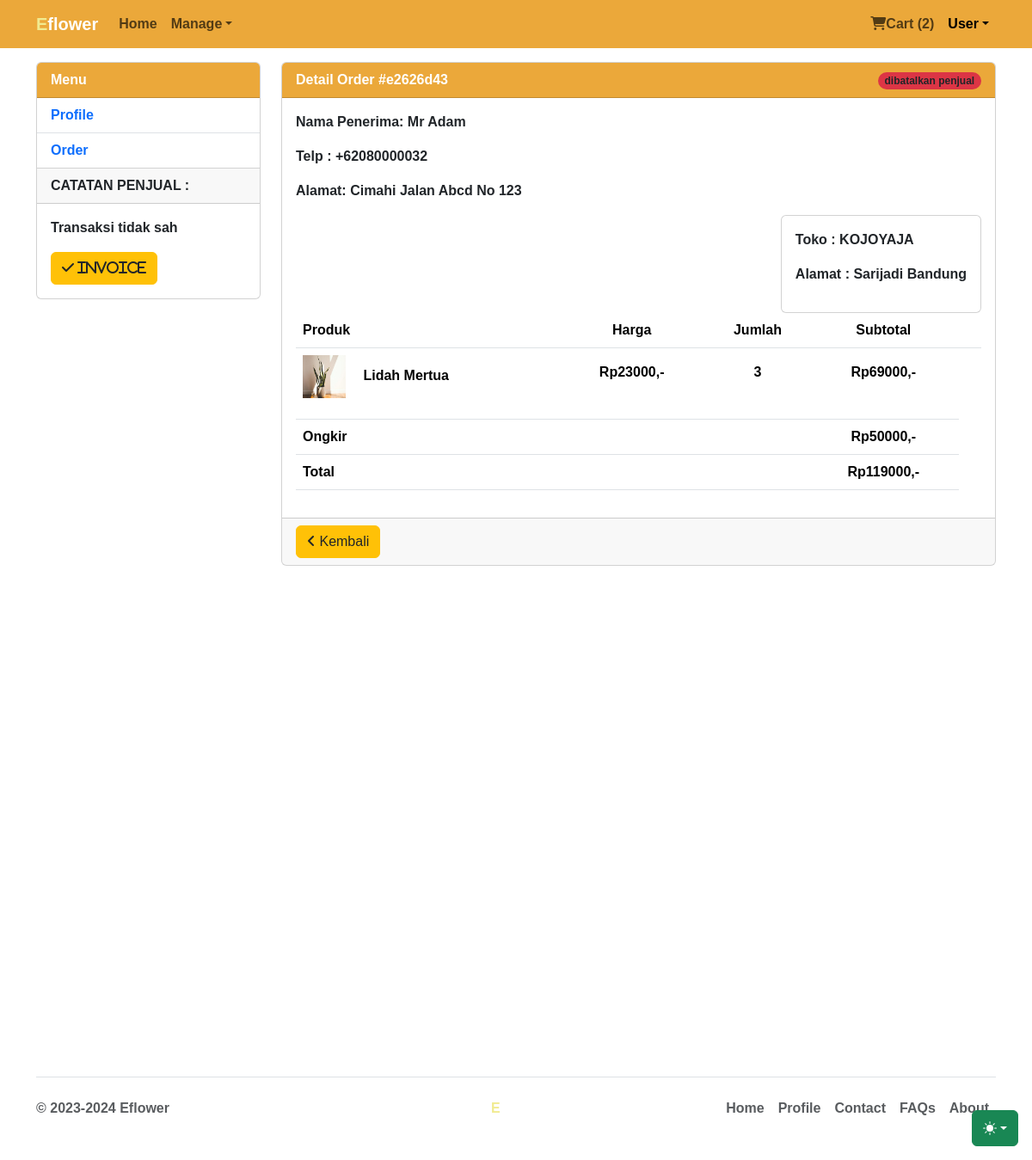
/orders-detail.php?order=e2626d43 (signed in), run on the app's committed database.
### tables this page shows
CREATE TABLE `konfirmasi` (
  `idkonfirmasi` char(8) NOT NULL,
  `orderid` char(8) NOT NULL,
  `id_user` char(8) NOT NULL,
  `payment` varchar(50) NOT NULL,
  `namarekening` varchar(25) NOT NULL,
  `tglbayar` date NOT NULL,
  `tglsubmit` timestamp NOT NULL DEFAULT current_timestamp(),
  `id_produk` char(8) DEFAULT NULL,
  `bukti` varchar(255) DEFAULT NULL,
  `catatan` varchar(500) DEFAULT NULL,
  `id_pemilik_produk` char(8) DEFAULT NULL,
  `total_bayar` decimal(10,0) DEFAULT NULL,
  `total_tagihan` decimal(10,0) DEFAULT NULL,
  `no_rek_pembayar` char(50) DEFAULT NULL,
  `catatan_penjual` varchar(500) DEFAULT NULL
);

CREATE TABLE `pembayaran` (
  `no_pembayaran` char(8) NOT NULL,
  `id_user_toko` char(8) NOT NULL,
  `id_user` char(8) NOT NULL,
  `norek` varchar(25) NOT NULL,
  `total_tagihan` decimal(10,0) DEFAULT NULL,
  `an` varchar(20) NOT NULL,
  `time_info` timestamp NOT NULL DEFAULT curdate(),
  `time_exp` char(50) DEFAULT NULL,
  `ongkir` decimal(10,0) DEFAULT NULL,
  `nama_pembeli` varchar(255) DEFAULT NULL,
  `nmr_telp_pembeli` char(14) DEFAULT NULL,
  `alamat_pembeli` varchar(500) DEFAULT NULL
);

CREATE TABLE `cart` (
  `idcart` int(255) NOT NULL,
  `orderid` varchar(100) NOT NULL,
  `id_user` char(8) NOT NULL,
  `tglorder` timestamp NOT NULL DEFAULT current_timestamp(),
  `status` varchar(50) NOT NULL DEFAULT 'Cart'
);

CREATE TABLE `users` (
  `id_user` char(8) NOT NULL,
  `nama_user` varchar(255) DEFAULT NULL,
  `password` varchar(32) DEFAULT NULL,
  `role` enum('admin','user') DEFAULT NULL,
  `user_mail` varchar(255) DEFAULT NULL,
  `foto` varchar(255) DEFAULT NULL,
  `no_telp` char(13) DEFAULT NULL,
  `nama_lengkap` varchar(255) DEFAULT NULL,
  `alamat` longtext DEFAULT NULL,
  `no_rek` char(20) DEFAULT NULL,
  `kota` varchar(255) DEFAULT NULL,
  `status_user` enum('aktif','nonaktif') DEFAULT NULL
);

CREATE TABLE `produk` (
  `id_produk` char(8) NOT NULL,
  `nama_produk` varchar(255) NOT NULL,
  `id_pemilik` char(8) DEFAULT NULL,
  `kategori` char(50) NOT NULL,
  `deskripsi` longtext NOT NULL,
  `harga` decimal(10,0) NOT NULL,
  `gambar` varchar(255) NOT NULL,
  `rate` int(5) NOT NULL,
  `tgl_buat` timestamp NOT NULL DEFAULT current_timestamp(),
  `qty` int(11) DEFAULT NULL,
  `slug` varchar(255) DEFAULT NULL,
  `status` enum('aktif','nonaktif') DEFAULT NULL,
  `di_edit` timestamp NOT NULL DEFAULT current_timestamp()
);

CREATE TABLE `detailorder` (
  `detailid` char(11) NOT NULL,
  `orderid` varchar(100) NOT NULL,
  `id_produk` char(8) NOT NULL,
  `qty` int(11) NOT NULL
);

### functions/cart-num.php (called while the page is built, shortened)
<?php
$sesi_id_for_cart = $_SESSION['id'];
$cart = "SELECT * FROM cart
JOIN detailorder ON cart.orderid = detailorder.orderid
JOIN produk ON detailorder.id_produk = produk.id_produk WHERE cart.status = 'Cart' AND cart.id_user = '$sesi_id_for_cart'";
$query_conn = mysqli_query($connection, $cart);
$jml_array = mysqli_num_rows($query_conn);
?>

### orders-detail.php (the view, shortened to what this page needs)
<?php
include 'functions/data-connect.php';
$order_id = $_GET['order'];
$query = mysqli_query($connection, "SELECT * FROM pembayaran JOIN users ON pembayaran.id_user = users.id_user
JOIN detailorder ON pembayaran.no_pembayaran = detailorder.orderid
JOIN produk ON detailorder.id_produk = produk.id_produk WHERE pembayaran.no_pembayaran = '$order_id'
");
$query_stat = mysqli_query($connection, "SELECT * FROM cart JOIN detailorder ON cart.orderid = detailorder.orderid WHERE cart.orderid = '$order_id'");
$status = mysqli_fetch_array($query_stat);
$data = mysqli_fetch_array($query);
$id_pemilik = $data['id_pemilik'];
$quer_pemilik = mysqli_query($connection, "SELECT * FROM users WHERE id_user = '$id_pemilik'");
$array_pemilik = mysqli_fetch_array($quer_pemilik);
?>
<!DOCTYPE html>
<html lang="en" data-bs-theme="auto">
	<head>
		<link
			rel="stylesheet"
			href="https://cdn.jsdelivr.net/npm/@docsearch/css@3" />
		<link
			href="assets/libs/bootstrap/css/bootstrap.min.css"
			rel="stylesheet" />
		<link rel="stylesheet" href="assets/libs/fontawesome/css/all.min.css" />
		<link rel="stylesheet" href="assets/css-native/app.css" />
	</head>
	<body>
		<div
			class="dropdown position-fixed bottom-0 end-0 mb-3 me-3 bd-mode-toggle">
			<button
				class="btn btn-success py-2 dropdown-toggle d-flex align-items-center"
				id="bd-theme"
				type="button"
				aria-expanded="false"
				data-bs-toggle="dropdown"
				aria-label="Toggle theme (auto)">
				<svg class="bi my-1 theme-icon-active" width="1em" height="1em">
					<use href="#circle-half"></use>
				</svg>
			</button>
		</div>
		<nav class="navbar navbar-expand-md fixed-top bg-leaf">
			<div class="container-fluid container">
				<a class="navbar-brand text-leaf fw-bolder" href="#"
					>E<span class="text-white">flower</span></a
				>
				<div class="collapse navbar-collapse" id="navbarCollapse">
					<ul class="navbar-nav me-auto mb-2 mb-md-0">
						<li class="nav-item">
							<a class="nav-link" aria-current="page" href=".">Home</a>
						</li>
						<li class="nav-item dropdown">
							<a
								href="#"
								class="nav-link dropdown-toggle"
								id="dropdown-1"
								data-bs-toggle="dropdown"
								aria-haspopup="true"
								aria-expanded="false"
								>Manage</a
							>
						</li>
					</ul>
					<ul class="navbar-nav">
						<?php
						include 'functions/cart-num.php'; ?>
						<li class="nav-item">
							<a href="cart.php" class="nav-link"
								><i class="fas fa-shopping-cart"></i>Cart (<span><?= $jml_array; ?></span>)</a
							>
						</li>
						<li class="nav-item dropdown">
							<a
								href="#"
								class="nav-link dropdown-toggle active"
								id="dropdown-2"
								data-bs-toggle="dropdown"
								aria-haspopup="true"
								aria-expanded="false"
								>User</a
							>
						</li>
					</ul>
				</div>
			</div>
		</nav>
		<?php
		$get_catatan = mysqli_query($connection, "SELECT * FROM konfirmasi WHERE orderid = '$order_id'");
		$set_data = mysqli_fetch_array($get_catatan);
		$kwitansi_query = mysqli_query($connection, "SELECT * FROM kwitansi WHERE id_order = '$order_id'");
		$row_invoice = mysqli_num_rows($kwitansi_query);
		?>
		<main role="main" class="container">
			<div class="row">
				<div class="col-md-3">
					<div class="card mb-3">
						<div class="card-header bg-leaf">Menu</div>
						<div class="list-group list-group-flush">
							<li class="list-group-item">
								<a href="profile.php" class="non-deco">Profile</a>
							</li>
							<li class="list-group-item">
								<a href="orders.php" class="non-deco active">Order</a>
							</li>
						</div>
						<div class="card-header">
							CATATAN PENJUAL :
						</div>
						<div class="card-body">
							<?php if(!empty($set_data['catatan_penjual'])) { ?>
								<p><?= $set_data['catatan_penjual']; ?></p>
							<?php } ?>
							<?php if($row_invoice > 0 ){ ?>
								<form action="invoice.php" method="post">
									<button type="submit" class="btn btn-warning text-dark"><i class="fas fa-check"> INVOICE</i></button>
								</form>
							<?php } ?>
						</div>
					</div>
				</div>
				<div class="col-md-9">
					<div class="card">
						<div class="card-header bg-leaf">Detail Order #<?= $data['no_pembayaran']; ?>
                            <div class="float-end">
                                <span class="badge <?php
											if($status['status'] == 'menunggu pembayaran'){
												echo 'bg-warning';
											}else if($status['status'] == 'menunggu konfirmasi'){
												echo 'bg-secondary';
											}else if($status['status'] == 'dikonfirmasi'){
												echo 'bg-primary';
											}else if($status['status'] == 'dalam pengiriman'){
												echo 'bg-info';
											}else if($status['status'] == 'selesai'){
												echo 'bg-success';
											}else if($status['status'] == 'dibatalkan' || $status['status'] == 'dibatalkan penjual' || $status['status'] == 'dibatalkan admin'){
												echo 'bg-danger';
											}else{
												echo 'bg-light';
											}
											 ?> text-dark badge-pill rounded-pill"><?= $status['status']; ?></span>
                            </div>
                        </div>
						<div class="card-body">
                            <p>Nama Penerima: <?= $data['nama_pembeli']; ?></p>
                            <p>Telp : +62<?= $data['nmr_telp_pembeli']; ?></p>
                            <p>Alamat: <?= $data['alamat_pembeli']; ?></p>
							<div class="float-end card-body card">
								<p>Toko : <span><?= $array_pemilik['nama_user']; ?></span></p>
								<p>Alamat : <span><?= $array_pemilik['alamat']; ?></span></p>
							</div>
                            <table class="table">
								<thead>
									<tr>
										<th scope="col">Produk</th>
										<th scope="col" class="text-center">Harga</th>
										<th scope="col" class="text-center">Jumlah</th>
										<th scope="col" class="text-center">Subtotal</th>
										<th scope="col"></th>
									</tr>
								</thead>
								<tbody>
									<tr>
										<td scope="row">
											<p>
											<img src="<?php
                                                    if(!empty($data['gambar'])){
                                                        echo $data['gambar'];
                                                    }else{
                                                        echo 'https://placehold.co/50x50';
                                                    }?>
                                                    " alt="" width="50" height="50" />
												<strong class="ms-3"><?= $data['nama_produk']; ?></strong>
											</p>
										</td>
										<td class="p-3 text-center">Rp<?= $data['harga']; ?>,-</td>
										<td class="text-center p-3">
											<?= $status['qty']; ?>
										</td>
										<td class="text-center p-3">Rp<?= $data['total_tagihan']; ?>,-</td>
										<tr>
											<td colspan="3">Ongkir</td>
											<td class="text-center">Rp<?= $data['ongkir']; ?>,-</td>
										</tr>
                                        <tr>
                                            <td colspan="3"><strong>Total</strong></td>
                                            <td class="text-center"><strong>Rp<?php $ongkir = $data['ongkir'];
											$tagihan = $data['total_tagihan'];
											$total_tagihan = $ongkir + $tagihan;
											echo $total_tagihan; ?>,-</strong></td>
                                        </tr>
									</tr>
								</tbody>
							</table>
						</div>
                        <div class="card-footer">
							<?php if($status['status'] == 'menunggu pembayaran' && $data['ongkir'] != NULL){ ?>
							<form action="orders-confirm.php" method="post">
								<input type="number" name="total-tagihan" style="display: none;" value="<?= $total_tagihan; ?>" readonly>
								<input type="text" name="data_order" style="display: none;" value="<?= $order_id; ?>" readonly>
								<button type="submit" class="btn btn-success">Konfirmasi Pembayaran <i class="fas fa-money-check"></i></button>
							</form>
							<?php }
							else{ ?>
								<a href="orders.php" class="btn btn-warning text-dark"><i class="fas fa-angle-left"></i> Kembali</a>
                            <?php } ?>
                        </div>
					</div>
				</div>
			</div>
		</main>
		<?php include 'footer.php'; ?>
	</body>
</html>

### assets/css-native/app.css (style rules this page uses)
body { min-height: 75rem; padding-top: 4.5rem; }
* { font-family: "Poppins", sans-serif; font-weight: 600; font-style: normal; }
.bi { vertical-align: -0.125em; fill: currentColor; }
.bd-mode-toggle { z-index: 1500; }
.text-leaf { color: #f1eb90; }
.bg-leaf { background-color: #EBA83A; color: #ffff; }
.non-deco { text-decoration: none; }

### data on the page
konfirmasi: catatan_penjual "Transaksi tidak sah"
pembayaran: no_pembayaran "e2626d43", nama_pembeli "Mr Adam", nmr_telp_pembeli "080000032", alamat_pembeli "Cimahi Jalan Abcd No 123", produk.gambar (picture), produk.nama_produk "Lidah Mertua", produk.harga "23000", total_tagihan "69000", ongkir "50000", total_tagihan "119000"
cart: status "dibatalkan penjual", detailorder.qty "3"
users: nama_user "KOJOYAJA", alamat "Sarijadi Bandung"

### other printed values
$jml_array "2"
